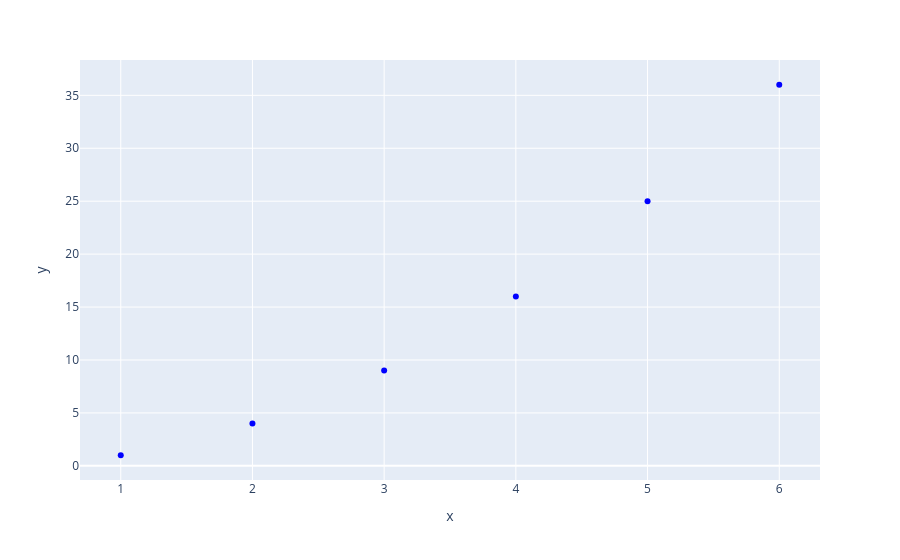

Notebook code for this chart:
### Markdown cell above
+ [手动设置散点图或者线图的颜色](https://stackoverflow.com/questions/63413928/plotly-how-to-manually-set-the-color-of-points-in-plotly-express-scatter-plots)

### Code cell
# 通过 color_discrete_sequence=['color'] 方式设置
scatter = px.scatter(x=[1,2,3,4,5,6], y=[1,4,9,16,25,36], color_discrete_sequence=['blue'])
scatter.show(width=200, height=400)

### Figure 1 — Plotly figure (JSON) as saved in the notebook; plotly's stock layout.template omitted (floating-point values rounded to 4 significant figures)
{"data": [{"hovertemplate": "x=%{x}<br>y=%{y}<extra></extra>", "legendgroup": "", "marker": {"color": "blue", "symbol": "circle"}, "mode": "markers", "name": "", "orientation": "v", "showlegend": false, "type": "scatter", "x": [1, 2, 3, 4, 5, 6], "xaxis": "x", "y": [1, 4, 9, 16, 25, 36], "yaxis": "y"}], "layout": {"autosize": true, "legend": {"tracegroupgap": 0}, "margin": {"t": 60}, "xaxis": {"anchor": "y", "autorange": true, "domain": [0, 1], "range": [0.7037, 6.296], "title": {"text": "x"}, "type": "linear"}, "yaxis": {"anchor": "x", "autorange": true, "domain": [0, 1], "range": [-1.71, 38.71], "title": {"text": "y"}, "type": "linear"}}}
